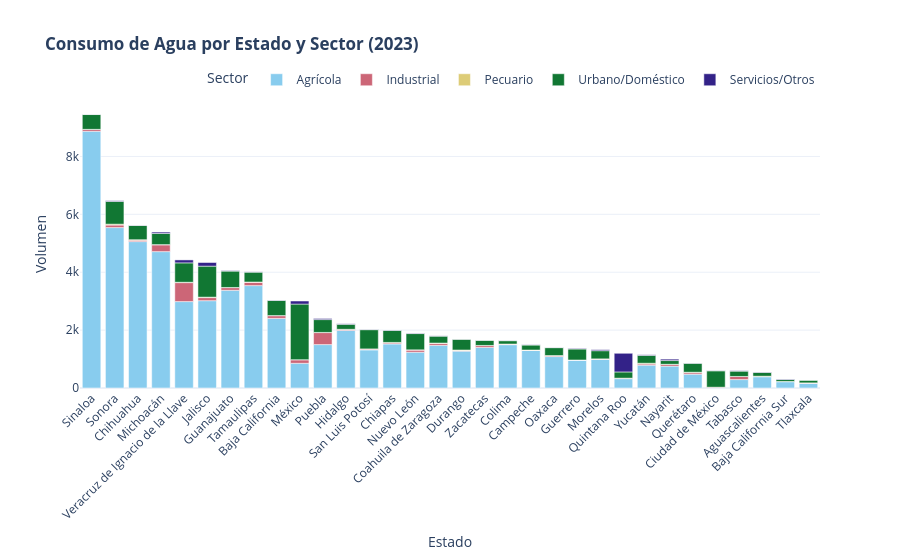

The notebook cell this image was saved under:
### Code cell
# Distribucion del Agua por sector REPDA 2023 desagregado por Estado
# 1. Carga (ajusta tu ruta)
df_2023 = pd.read_excel('../datos/Repda/repda_estatal2023.xlsx')

# 2. LIMPIEZA CRÍTICA: Quitar comas y convertir a números
# Si no quitamos la coma, el ordenamiento falla porque lo trata como texto
def clean_numeric(col):
    return pd.to_numeric(df_2023[col].astype(str).str.replace(',', '').str.strip(), errors='coerce').fillna(0)

df_2023['Agrícola'] = clean_numeric('Agrícola (inscrito + pendiente) (A)')
df_2023['Industrial'] = clean_numeric('Industrial (F1)')
df_2023['Pecuario'] = clean_numeric('Pecuario (G)')
df_2023['Urbano/Doméstico'] = clean_numeric('Público urbano (H)') + clean_numeric('Doméstico ( C)')
df_2023['Servicios/Otros'] = clean_numeric('Servicios ( E )') + clean_numeric('Agroindustrial (B)')

# 3. Formato Largo para Plotly
df_long = pd.melt(df_2023, id_vars=['Estado'], 
                  value_vars=['Agrícola', 'Industrial', 'Pecuario', 'Urbano/Doméstico', 'Servicios/Otros'],
                  var_name='Sector', value_name='Volumen')

# Filtramos la fila de "Total Nacional" para que no arruine la escala
df_long = df_long[~df_long['Estado'].str.contains('Total|Nacional', case=False, na=False)]

# 4. Crear Gráfica
fig_estatal = px.bar(df_long, 
                     x='Estado', 
                     y='Volumen', 
                     color='Sector',
                     title='<b>Consumo de Agua por Estado y Sector (2023)</b>',
                     color_discrete_sequence=px.colors.qualitative.Safe,
                     template='plotly_white')

# --- ESTA ES LA LÍNEA QUE ORDENA LAS BARRAS APILADAS ---
fig_estatal.update_xaxes(categoryorder='total descending')

fig_estatal.update_layout(
    xaxis_tickangle=-45,
    legend=dict(orientation="h", yanchor="bottom", y=1.02, xanchor="right", x=1),
    hovermode='x unified'
)

fig_estatal.show()

### Figure 1 — Plotly figure (JSON) as saved in the notebook; plotly's stock layout.template omitted (floating-point values rounded to 4 significant figures)
{"data": [{"hovertemplate": "Sector=Agrícola<br>Estado=%{x}<br>Volumen=%{y}<extra></extra>", "legendgroup": "Agrícola", "marker": {"color": "rgb(136, 204, 238)", "pattern": {"shape": ""}}, "name": "Agrícola", "orientation": "v", "showlegend": true, "textposition": "auto", "type": "bar", "x": ["Aguascalientes", "Baja California", "Baja California Sur", "Campeche", "Coahuila de Zaragoza", "Colima", "Chiapas", "Chihuahua", "Ciudad de México", "Durango", "Guanajuato", "Guerrero", "Hidalgo", "Jalisco", "México", "Michoacán", "Morelos", "Nayarit", "Nuevo León", "Oaxaca", "Puebla", "Querétaro", "Quintana Roo", "San Luis Potosí", "Sinaloa", "Sonora", "Tabasco", "Tamaulipas", "Tlaxcala", "Veracruz de Ignacio de la Llave", "Yucatán", "Zacatecas"], "xaxis": "x", "y": [388.3, 2405.0, 217.6, 1295.0, 1475.0, 1497.0, 1523.0, 5058.0, 0.37, 1274.0, 3376.0, 962.2, 1989.0, 3017.0, 853.7, 4712.0, 989.8, 755.2, 1237.0, 1086.0, 1500.0, 478.0, 322.3, 1317.0, 8870.0, 5543.0, 291.4, 3538.0, 160.5, 2986.0, 788.8, 1403.0], "yaxis": "y"}, {"hovertemplate": "Sector=Industrial<br>Estado=%{x}<br>Volumen=%{y}<extra></extra>", "legendgroup": "Industrial", "marker": {"color": "rgb(204, 102, 119)", "pattern": {"shape": ""}}, "name": "Industrial", "orientation": "v", "showlegend": true, "textposition": "auto", "type": "bar", "x": ["Aguascalientes", "Baja California", "Baja California Sur", "Campeche", "Coahuila de Zaragoza", "Colima", "Chiapas", "Chihuahua", "Ciudad de México", "Durango", "Guanajuato", "Guerrero", "Hidalgo", "Jalisco", "México", "Michoacán", "Morelos", "Nayarit", "Nuevo León", "Oaxaca", "Puebla", "Querétaro", "Quintana Roo", "San Luis Potosí", "Sinaloa", "Sonora", "Tabasco", "Tamaulipas", "Tlaxcala", "Veracruz de Ignacio de la Llave", "Yucatán", "Zacatecas"], "xaxis": "x", "y": [13.24, 94.58, 4.49, 8.37, 65.11, 20.49, 34.41, 48.69, 27.71, 21.85, 91.47, 5.02, 36.66, 106.3, 122.7, 236.3, 15.81, 61.46, 74.53, 34.26, 414.8, 52.01, 17.09, 30.27, 61.06, 87.83, 106.8, 116.6, 16.71, 655.5, 41.76, 63.07], "yaxis": "y"}, {"hovertemplate": "Sector=Pecuario<br>Estado=%{x}<br>Volumen=%{y}<extra></extra>", "legendgroup": "Pecuario", "marker": {"color": "rgb(221, 204, 119)", "pattern": {"shape": ""}}, "name": "Pecuario", "orientation": "v", "showlegend": true, "textposition": "auto", "type": "bar", "x": ["Aguascalientes", "Baja California", "Baja California Sur", "Campeche", "Coahuila de Zaragoza", "Colima", "Chiapas", "Chihuahua", "Ciudad de México", "Durango", "Guanajuato", "Guerrero", "Hidalgo", "Jalisco", "México", "Michoacán", "Morelos", "Nayarit", "Nuevo León", "Oaxaca", "Puebla", "Querétaro", "Quintana Roo", "San Luis Potosí", "Sinaloa", "Sonora", "Tabasco", "Tamaulipas", "Tlaxcala", "Veracruz de Ignacio de la Llave", "Yucatán", "Zacatecas"], "xaxis": "x", "y": [6.58, 3.46, 4.1, 8.43, 12.34, 1.82, 17.97, 16.48, 0.0, 17.37, 5.82, 0.41, 2.17, 15.9, 3.0, 5.88, 0.95, 2.8, 7.34, 1.31, 6.28, 15.34, 0.83, 4.22, 5.66, 30.25, 0.7, 7.5, 0.04, 12.5, 25.48, 4.38], "yaxis": "y"}, {"hovertemplate": "Sector=Urbano/Doméstico<br>Estado=%{x}<br>Volumen=%{y}<extra></extra>", "legendgroup": "Urbano/Doméstico", "marker": {"color": "rgb(17, 119, 51)", "pattern": {"shape": ""}}, "name": "Urbano/Doméstico", "orientation": "v", "showlegend": true, "textposition": "auto", "type": "bar", "x": ["Aguascalientes", "Baja California", "Baja California Sur", "Campeche", "Coahuila de Zaragoza", "Colima", "Chiapas", "Chihuahua", "Ciudad de México", "Durango", "Guanajuato", "Guerrero", "Hidalgo", "Jalisco", "México", "Michoacán", "Morelos", "Nayarit", "Nuevo León", "Oaxaca", "Puebla", "Querétaro", "Quintana Roo", "San Luis Potosí", "Sinaloa", "Sonora", "Tabasco", "Tamaulipas", "Tlaxcala", "Veracruz de Ignacio de la Llave", "Yucatán", "Zacatecas"], "xaxis": "x", "y": [130.1, 522.1, 67.81, 174.5, 239.8, 115.6, 414.8, 491.4, 566.3, 371.3, 566.3, 380.7, 173.9, 1071.0, 1919.0, 384.8, 282.1, 128.9, 561.9, 273.2, 443.0, 308.7, 214.4, 664.2, 511.1, 785.9, 185.2, 341.8, 93.19, 669.8, 271.5, 177.9], "yaxis": "y"}, {"hovertemplate": "Sector=Servicios/Otros<br>Estado=%{x}<br>Volumen=%{y}<extra></extra>", "legendgroup": "Servicios/Otros", "marker": {"color": "rgb(51, 34, 136)", "pattern": {"shape": ""}}, "name": "Servicios/Otros", "orientation": "v", "showlegend": true, "textposition": "auto", "type": "bar", "x": ["Aguascalientes", "Baja California", "Baja California Sur", "Campeche", "Coahuila de Zaragoza", "Colima", "Chiapas", "Chihuahua", "Ciudad de México", "Durango", "Guanajuato", "Guerrero", "Hidalgo", "Jalisco", "México", "Michoacán", "Morelos", "Nayarit", "Nuevo León", "Oaxaca", "Puebla", "Querétaro", "Quintana Roo", "San Luis Potosí", "Sinaloa", "Sonora", "Tabasco", "Tamaulipas", "Tlaxcala", "Veracruz de Ignacio de la Llave", "Yucatán", "Zacatecas"], "xaxis": "x", "y": [12.36, 11.15, 17.29, 8.41, 8.97, 6.96, 11.65, 9.44, 8.31, 3.37, 16.79, 19.03, 16.43, 125.9, 107.2, 47.85, 34.64, 48.48, 14.46, 5.47, 37.94, 6.68, 644.9, 9.7, 4.6, 23.53, 13.34, 9.55, 1.43, 101.6, 20.36, 3.72], "yaxis": "y"}], "layout": {"barmode": "relative", "hovermode": "x unified", "legend": {"orientation": "h", "title": {"text": "Sector"}, "tracegroupgap": 0, "x": 1, "xanchor": "right", "y": 1.02, "yanchor": "bottom"}, "title": {"text": "<b>Consumo de Agua por Estado y Sector (2023)</b>"}, "xaxis": {"anchor": "y", "categoryorder": "total descending", "domain": [0, 1], "tickangle": -45, "title": {"text": "Estado"}}, "yaxis": {"anchor": "x", "domain": [0, 1], "title": {"text": "Volumen"}}}}
